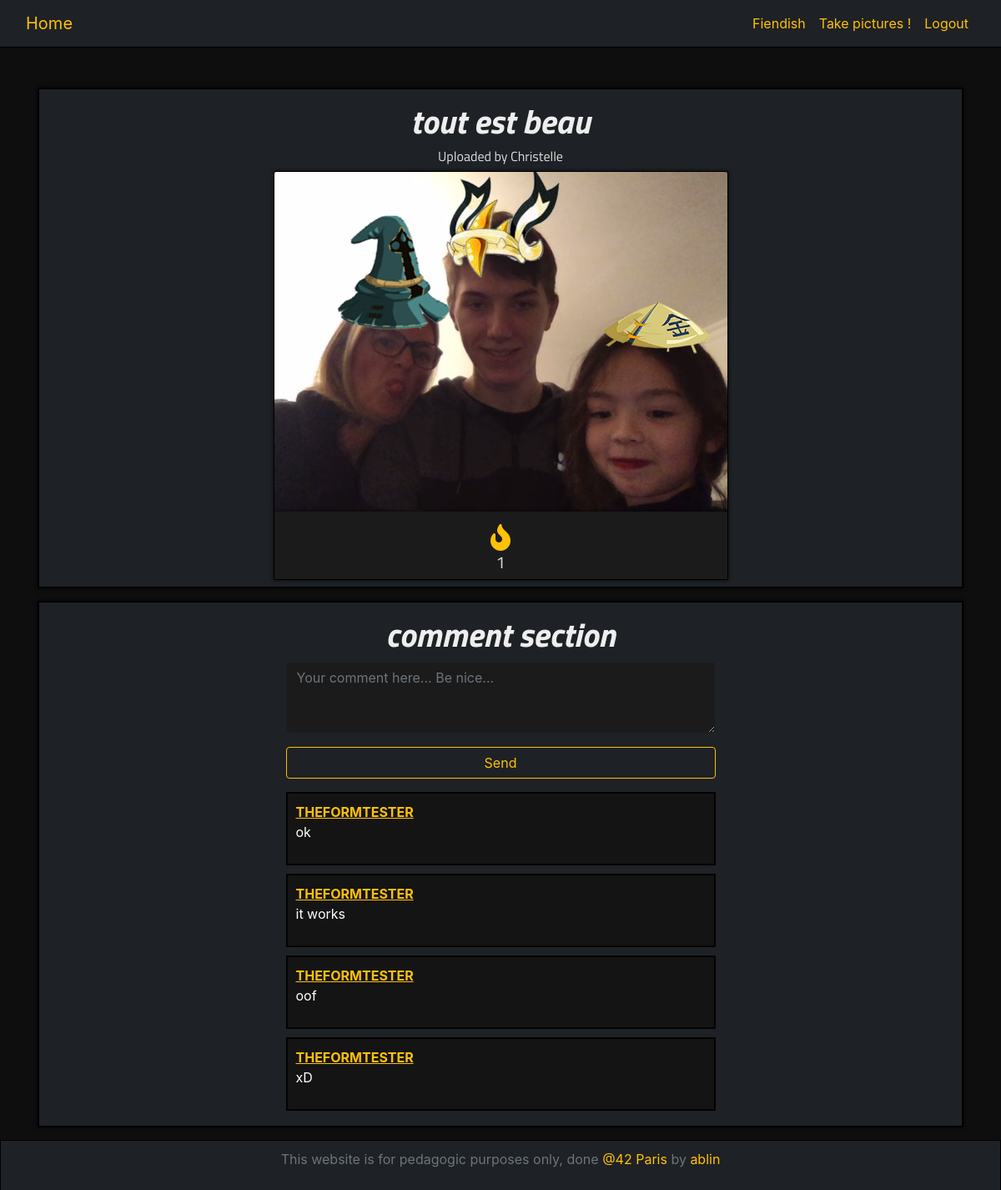
Page /image.php?id=126 (signed in) on the committed database.
### tables this page shows
CREATE TABLE `image` (
  `id` int(11) NOT NULL,
  `id_user` int(11) NOT NULL DEFAULT '0' COMMENT 'ID de l''user qui a upload l''image',
  `path` varchar(255) NOT NULL DEFAULT '/Camagru/images/',
  `name` varchar(64) DEFAULT NULL,
  `date` datetime NOT NULL,
  `nb_like` int(11) NOT NULL DEFAULT '0'
);

CREATE TABLE `user` (
  `id` int(11) NOT NULL,
  `username` varchar(30) NOT NULL,
  `password` varchar(255) NOT NULL,
  `email` varchar(255) NOT NULL,
  `password_token` varchar(128) DEFAULT NULL,
  `mail_token` varchar(128) DEFAULT NULL,
  `confirmed_token` datetime DEFAULT NULL,
  `mail_notify` tinyint(1) NOT NULL DEFAULT '1',
  `infinite_scroll` tinyint(1) NOT NULL DEFAULT '1'
);

CREATE TABLE `comment` (
  `id` int(11) NOT NULL,
  `id_img` int(11) NOT NULL COMMENT 'id of the img being commented',
  `id_user` int(11) NOT NULL COMMENT 'id of the user commenting',
  `content` varchar(255) NOT NULL,
  `date` datetime NOT NULL
);

### class/autoloader.php (called while the page is built, shortened)
<?php
class autoloader
{
    static function autoload($class_name)
    {
        if (strpos($class_name, __NAMESPACE__ . '\\') == 0)
        {
            $class_name = str_replace(__NAMESPACE__ . '\\', '', $class_name);
        }
    }
}

### class/database.php (called while the page is built, shortened)
<?php
class database
{
    private $db_user;
    private $db_pass;
    private $dsn;
    private $pdo;
    private static $_instance;
    public function __construct($db_name, $db_host = "localhost", $db_user = "root", $db_pass = "root42")
    {
        $this->db_user = $db_user;
        $this->db_pass = $db_pass;
        $this->dsn = "mysql:dbname={$db_name};host={$db_host}";
    }
    public static function getInstance($db_name)
    {
        if (is_null(self::$_instance))
            self::$_instance = new database($db_name);
        return self::$_instance;
    }
    private function getPDO()
    {
        if ($this->pdo === null)
        {
            $pdo = new PDO($this->dsn, $this->db_user, $this->db_pass);
            $pdo->setAttribute(PDO::ATTR_ERRMODE, PDO::ERRMODE_EXCEPTION);
            $this->pdo = $pdo;
        }
        return $this->pdo;
    }
    public function prepare($statement, $attributes, $one = false, $class_name = null)
    {
        $req = $this->getPDO()->prepare($statement);
        $req->execute($attributes);
        if (strpos($statement, "SELECT") !== false)
        {
            if ($class_name === null)
                $req->setFetchMode(PDO::FETCH_OBJ);
            else
                $req->setFetchMode(PDO::FETCH_CLASS, $class_name);
            if ($one)
                $data = $req->fetch();
            else
                $data = $req->fetchAll();
            return $data;
        }
    }
}

### utils/functions.php (called while the page is built, shortened)
<?php
function has_liked($db, $id_img, $id_user)
{
    $req = $db->prepare("SELECT * FROM `vote` WHERE `id_img` = :id_img AND `id_user` = :id_user", array("id_img" => $id_img, "id_user" => $id_user));
    return false;
}

### image.php (the view, shortened to what this page needs)
<!DOCTYPE html>
<html lang="en">
<head>
    <link rel="stylesheet" href="style/bootstrap.css">
    <link rel="stylesheet" href="style/style.css">
    <link rel="stylesheet" href="https://use.fontawesome.com/releases/v5.5.0/css/all.css">
</head>
<body>
<?php
require_once("includes/header.php");
require_once("utils/functions.php");
$db = database::getInstance('camagru');
$attributes['id'] = $_GET['id'];
$req = $db->prepare("SELECT * FROM `image` LEFT JOIN `user` ON image.id_user = user.id WHERE image.id = :id", $attributes);
?>
<div class="container mt-5 small-page-wrapper">
    <div class="wrapper col-12 p-2" style="text-align: center;">
        <?php
        foreach($req as $item)
        {
            echo "<h1>$item->name</h1>";
            echo "<h6>Uploaded by $item->username</h6>";
        }?>
        <div class="img-page-wrapper col-6 offset-3">
            <?php foreach($req as $item)
            {
                echo "<img alt=\"{$item->name}\" class=\"img-page col-12\" src=\"{$item->path}\">";
                if (isset($_SESSION['id']))
                    if (has_liked($db, $_GET['id'], $_SESSION['id']))
                        echo " liked";
            }?>
        </div>
        <div class="polaroid col-6 offset-3">
            <i id="like-fire" class="fas fa-fire fa-2x like-count"></i>
            <h5 id="nb_like">
                <?php foreach($req as $item)
                    echo $item->nb_like;
                ?>
            </h5>
        </div>
    </div>
    <div class="wrapper col-12 p-2">
        <h1>comment section</h1>
        <div class="col-6 offset-3">
            <?php
                if (isset($_SESSION['logged']) && isset($_SESSION['username']))
                {
                    echo "<form onsubmit=\"return submitForm(this, 'post_comment');\" name=\"comment\" class=\"my-2 my-lg-0\" method=\"post\">";
                    echo $form->textarea('comment', 'comment', "form-control", "3", "50", "Your comment here... Be nice...", 255);
                    echo $form->submit('submit_comment', 'submit_comment', 'btn btn-outline-warning btn-sign-in', 'Send');
                    echo "</form>";
                }
                else
                    echo "<h6>You must be logged in to comment under pictures.</h6>";
            ?>
        </div>
        <div class="col-6 offset-3" id="comments">
            <?php require_once("utils/fetch_comments.php");?>
        </div>
    </div>
</div>
<?php require_once("includes/footer.php");?>
</body>
</html>

### utils/fetch_comments.php (shortened to what this page needs)
<?php
$db = database::getInstance('camagru');
$req = $db->prepare("SELECT comment.id AS id_com, content, username FROM `comment` LEFT JOIN `user` ON comment.id_user = user.id WHERE comment.id_img = :id ORDER BY `date` DESC", $attributes);
foreach($req as $item)
{
    echo "<div class=\"comment\" id=\"{$item->id_com}\">";
    echo "<b class='com-username'>{$item->username}</b>";
    echo "<p class='com-content'>{$item->content}</p>";
    echo "</div>";
}

### style/style.css (style rules this page uses)
body { background-color: #0e0e0e; }
html { min-width: 450px; min-height: 250px; }
h1, h2, h3, h4, h5, h6 { text-align: center; color: #DDDDDD !important; font-family: 'Titillium Web', sans-serif; font-weight: 500; }
h1 { color: #EEEEEE !important; font-style: italic; font-weight: bold; }
.small-page-wrapper { min-height: calc(100vh - 166px); }
p { color: #AAAAAA; }
.wrapper { border: 2px solid black; background-color: #1e2125; margin-bottom: 15px; padding-top: 15px!important; -webkit-box-shadow: 0 0 5px 0 rgba(4, 3, 0, 0.75); -moz-box-shadow: 0 0 5px 0 rgba(4, 3, 0, 0.75); box-shadow: 0 0 5px 0 rgba(4, 3, 0, 0.75); }
.btn-sign-in { width: 100%; }
.btn { min-width: 60px; }
.img-page-wrapper { padding: 0; }
.img-page { background-color: #0c0c0c; -webkit-box-shadow: 0 0 5px 0 rgba(4, 3, 0, 0.75); -moz-box-shadow: 0 0 5px 0 rgba(4, 3, 0, 0.75); box-shadow: 0 0 5px 0 rgba(4, 3, 0, 0.75); border: 1px solid black; border-bottom: 0; border-radius: 3px 3px 0 0; padding: 0; }
.comment { word-wrap: break-word; border: 2px solid #040300; padding: 10px; background-color: #141414; margin: 10px 0 10px 0; box-sizing: border-box; }
.com-username { color: #ffc107; text-decoration-line: underline; }
.com-content { color: white; }
.like-count { color: #ffc107; margin-top: 15px; }
.form-control { background-color: #1b1b1b; border: 1px solid #1e2125; color: #BBBBBB; }
.polaroid { background-color: #1b1b1b; -webkit-box-shadow: 0 0 5px 0 rgba(4, 3, 0, 0.75); -moz-box-shadow: 0 0 5px 0 rgba(4, 3, 0, 0.75); box-shadow: 0 0 5px 0 rgba(4, 3, 0, 0.75); border: 1px solid black; border-top: 0; }

### rows in the picture
image: name "tout est beau", id_user.username "Christelle", path (picture), nb_like "1"
comment: id_user.username "THEFORMTESTER", content "ok"
comment: id_user.username "THEFORMTESTER", content "it works"
comment: id_user.username "THEFORMTESTER", content "oof"
comment: id_user.username "THEFORMTESTER", content "xD"

### other values in the picture
$_SESSION['username'] "Fiendish"
